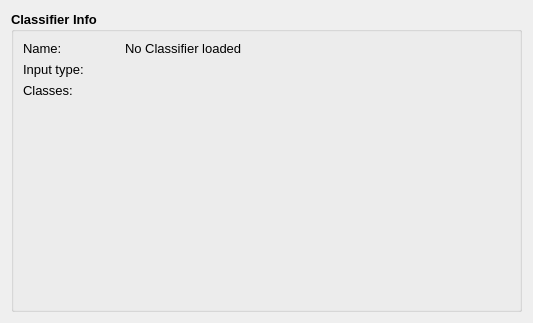
<?xml version="1.0" encoding="UTF-8"?>
<ui version="4.0">
 <class>ClassifierWidget</class>
 <widget class="QWidget" name="ClassifierWidget">
  <property name="geometry">
   <rect>
    <x>0</x>
    <y>0</y>
    <width>533</width>
    <height>323</height>
   </rect>
  </property>
  <property name="sizePolicy">
   <sizepolicy hsizetype="Preferred" vsizetype="Preferred">
    <horstretch>0</horstretch>
    <verstretch>0</verstretch>
   </sizepolicy>
  </property>
  <property name="minimumSize">
   <size>
    <width>272</width>
    <height>250</height>
   </size>
  </property>
  <property name="maximumSize">
   <size>
    <width>16777215</width>
    <height>500</height>
   </size>
  </property>
  <property name="windowTitle">
   <string>Form</string>
  </property>
  <layout class="QGridLayout" name="gridLayout">
   <item row="0" column="0">
    <widget class="QSplitter" name="splitter">
     <property name="orientation">
      <enum>Qt::Vertical</enum>
     </property>
     <widget class="QGroupBox" name="groupBox">
      <property name="sizePolicy">
       <sizepolicy hsizetype="Preferred" vsizetype="Preferred">
        <horstretch>0</horstretch>
        <verstretch>0</verstretch>
       </sizepolicy>
      </property>
      <property name="minimumSize">
       <size>
        <width>0</width>
        <height>100</height>
       </size>
      </property>
      <property name="font">
       <font>
        <pointsize>10</pointsize>
        <weight>75</weight>
        <bold>true</bold>
       </font>
      </property>
      <property name="title">
       <string>Classifier Info</string>
      </property>
      <layout class="QGridLayout" name="gridLayout_2">
       <item row="0" column="0">
        <layout class="QHBoxLayout" name="horizontalLayout">
         <item>
          <widget class="QLabel" name="label_0">
           <property name="sizePolicy">
            <sizepolicy hsizetype="Preferred" vsizetype="Fixed">
             <horstretch>0</horstretch>
             <verstretch>0</verstretch>
            </sizepolicy>
           </property>
           <property name="font">
            <font>
             <pointsize>10</pointsize>
             <weight>50</weight>
             <bold>false</bold>
            </font>
           </property>
           <property name="text">
            <string>Name:                </string>
           </property>
          </widget>
         </item>
         <item>
          <widget class="QLabel" name="nameLabel">
           <property name="sizePolicy">
            <sizepolicy hsizetype="Expanding" vsizetype="Fixed">
             <horstretch>0</horstretch>
             <verstretch>0</verstretch>
            </sizepolicy>
           </property>
           <property name="font">
            <font>
             <pointsize>10</pointsize>
             <weight>50</weight>
             <bold>false</bold>
            </font>
           </property>
           <property name="text">
            <string>No Classifier loaded</string>
           </property>
          </widget>
         </item>
        </layout>
       </item>
       <item row="2" column="0">
        <layout class="QHBoxLayout" name="horizontalLayout_3">
         <item>
          <widget class="QLabel" name="label_2">
           <property name="sizePolicy">
            <sizepolicy hsizetype="Preferred" vsizetype="Fixed">
             <horstretch>0</horstretch>
             <verstretch>0</verstretch>
            </sizepolicy>
           </property>
           <property name="font">
            <font>
             <pointsize>10</pointsize>
             <weight>50</weight>
             <bold>false</bold>
            </font>
           </property>
           <property name="text">
            <string>Classes:             </string>
           </property>
          </widget>
         </item>
         <item>
          <widget class="QLabel" name="classLabel">
           <property name="sizePolicy">
            <sizepolicy hsizetype="Expanding" vsizetype="Fixed">
             <horstretch>0</horstretch>
             <verstretch>0</verstretch>
            </sizepolicy>
           </property>
           <property name="font">
            <font>
             <pointsize>10</pointsize>
             <weight>50</weight>
             <bold>false</bold>
            </font>
           </property>
           <property name="text">
            <string/>
           </property>
          </widget>
         </item>
        </layout>
       </item>
       <item row="3" column="0">
        <widget class="ACircleWidget" name="widget" native="true">
         <property name="sizePolicy">
          <sizepolicy hsizetype="Preferred" vsizetype="Preferred">
           <horstretch>0</horstretch>
           <verstretch>0</verstretch>
          </sizepolicy>
         </property>
         <property name="minimumSize">
          <size>
           <width>200</width>
           <height>100</height>
          </size>
         </property>
        </widget>
       </item>
       <item row="1" column="0">
        <layout class="QHBoxLayout" name="horizontalLayout_2">
         <item>
          <widget class="QLabel" name="label_1">
           <property name="sizePolicy">
            <sizepolicy hsizetype="Preferred" vsizetype="Fixed">
             <horstretch>0</horstretch>
             <verstretch>0</verstretch>
            </sizepolicy>
           </property>
           <property name="font">
            <font>
             <pointsize>10</pointsize>
             <weight>50</weight>
             <bold>false</bold>
            </font>
           </property>
           <property name="text">
            <string>Input type:       </string>
           </property>
          </widget>
         </item>
         <item>
          <widget class="QLabel" name="input_type_label">
           <property name="sizePolicy">
            <sizepolicy hsizetype="Expanding" vsizetype="Fixed">
             <horstretch>0</horstretch>
             <verstretch>0</verstretch>
            </sizepolicy>
           </property>
           <property name="font">
            <font>
             <pointsize>10</pointsize>
             <weight>50</weight>
             <bold>false</bold>
            </font>
           </property>
           <property name="text">
            <string/>
           </property>
          </widget>
         </item>
        </layout>
       </item>
       <item row="4" column="0">
        <widget class="QLabel" name="infoLabel">
         <property name="sizePolicy">
          <sizepolicy hsizetype="Preferred" vsizetype="Fixed">
           <horstretch>0</horstretch>
           <verstretch>0</verstretch>
          </sizepolicy>
         </property>
         <property name="font">
          <font>
           <weight>50</weight>
           <bold>false</bold>
           <kerning>true</kerning>
          </font>
         </property>
         <property name="text">
          <string/>
         </property>
        </widget>
       </item>
      </layout>
     </widget>
    </widget>
   </item>
  </layout>
 </widget>
 <customwidgets>
  <customwidget>
   <class>ACircleWidget</class>
   <extends>QWidget</extends>
   <header>widgets/acirclewidget.h</header>
   <container>1</container>
  </customwidget>
 </customwidgets>
 <resources/>
 <connections/>
</ui>
